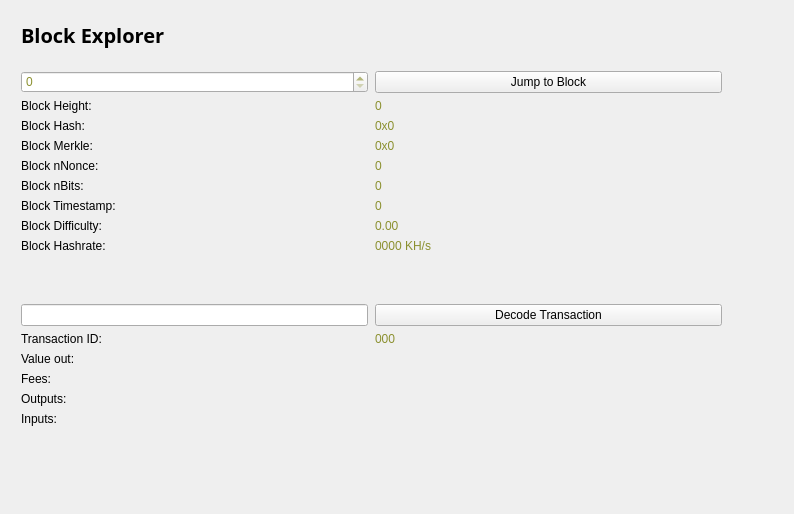
<?xml version="1.0" encoding="UTF-8"?>
<ui version="4.0">
 <class>BlockBrowser</class>
 <widget class="QWidget" name="BlockBrowser">
  <property name="windowModality">
   <enum>Qt::NonModal</enum>
  </property>
  <property name="enabled">
   <bool>true</bool>
  </property>
  <property name="geometry">
   <rect>
    <x>0</x>
    <y>0</y>
    <width>794</width>
    <height>514</height>
   </rect>
  </property>
  <property name="sizePolicy">
   <sizepolicy hsizetype="Expanding" vsizetype="Expanding">
    <horstretch>0</horstretch>
    <verstretch>0</verstretch>
   </sizepolicy>
  </property>
  <property name="minimumSize">
   <size>
    <width>0</width>
    <height>0</height>
   </size>
  </property>
  <property name="acceptDrops">
   <bool>false</bool>
  </property>
  <property name="windowTitle">
   <string>Form</string>
  </property>
  <property name="styleSheet">
   <string notr="true">color: transparent;</string>
  </property>
  <layout class="QGridLayout">
   <property name="sizeConstraint">
    <enum>QLayout::SetMaximumSize</enum>
   </property>
   <property name="leftMargin">
    <number>21</number>
   </property>
   <property name="topMargin">
    <number>21</number>
   </property>
   <property name="rightMargin">
    <number>10</number>
   </property>
   <item row="1" column="0">
    <widget class="QWidget" name="widget" native="true">
     <property name="styleSheet">
      <string notr="true">color: rgb(0, 0, 0);</string>
     </property>
     <widget class="QWidget" name="layoutWidget">
      <property name="geometry">
       <rect>
        <x>0</x>
        <y>0</y>
        <width>699</width>
        <height>27</height>
       </rect>
      </property>
      <layout class="QHBoxLayout" name="horizontalLayout_4">
       <property name="spacing">
        <number>7</number>
       </property>
       <item>
        <widget class="QLabel" name="label_5">
         <property name="font">
          <font>
           <family>Open Sans,sans-serif</family>
          </font>
         </property>
         <property name="styleSheet">
          <string notr="true">color: rgb(0, 0, 0);</string>
         </property>
         <property name="text">
          <string>&lt;html&gt;&lt;head/&gt;&lt;body&gt;&lt;p&gt;&lt;span style=&quot; font-size:20px; font-weight:600; color: rgb(0, 0, 0);&quot;&gt;Block Explorer &lt;/span&gt;&lt;/p&gt;&lt;/body&gt;&lt;/html&gt;</string>
         </property>
        </widget>
       </item>
       <item>
        <spacer name="horizontalSpacer_2">
         <property name="orientation">
          <enum>Qt::Horizontal</enum>
         </property>
         <property name="sizeHint" stdset="0">
          <size>
           <width>40</width>
           <height>20</height>
          </size>
         </property>
        </spacer>
       </item>
      </layout>
     </widget>
     <widget class="QWidget" name="layoutWidget_2">
      <property name="geometry">
       <rect>
        <x>0</x>
        <y>50</y>
        <width>701</width>
        <height>400</height>
       </rect>
      </property>
      <layout class="QGridLayout" name="gridLayout_3" rowstretch="0,0,0,0,0,0,0,0,0,0,0,0,0,0,0,0,0,0,0" columnstretch="0,0">
       <property name="sizeConstraint">
        <enum>QLayout::SetDefaultConstraint</enum>
       </property>
       <property name="horizontalSpacing">
        <number>7</number>
       </property>
       <item row="18" column="0">
        <spacer name="verticalSpacer">
         <property name="orientation">
          <enum>Qt::Vertical</enum>
         </property>
         <property name="sizeHint" stdset="0">
          <size>
           <width>20</width>
           <height>40</height>
          </size>
         </property>
        </spacer>
       </item>
       <item row="12" column="1">
        <widget class="QPushButton" name="txButton">
         <property name="styleSheet">
          <string notr="true">color: rgb(0, 0, 0);</string>
         </property>
         <property name="text">
          <string>Decode Transaction</string>
         </property>
        </widget>
       </item>
       <item row="17" column="0">
        <widget class="QLabel" name="inputLabel">
         <property name="styleSheet">
          <string notr="true">color: rgb(0, 0, 0);</string>
         </property>
         <property name="text">
          <string>Inputs:</string>
         </property>
         <property name="alignment">
          <set>Qt::AlignLeading|Qt::AlignLeft|Qt::AlignTop</set>
         </property>
        </widget>
       </item>
       <item row="10" column="1">
        <widget class="QLabel" name="pawBox">
         <property name="styleSheet">
          <string notr="true">color: rgb(139, 144, 47);</string>
         </property>
         <property name="text">
          <string>0000 KH/s</string>
         </property>
        </widget>
       </item>
       <item row="14" column="0">
        <widget class="QLabel" name="valueLabel">
         <property name="styleSheet">
          <string notr="true">color: rgb(0, 0, 0);</string>
         </property>
         <property name="text">
          <string>Value out:</string>
         </property>
        </widget>
       </item>
       <item row="13" column="0">
        <widget class="QLabel" name="txLabel">
         <property name="styleSheet">
          <string notr="true">color: rgb(0, 0, 0);</string>
         </property>
         <property name="text">
          <string>Transaction ID:</string>
         </property>
        </widget>
       </item>
       <item row="9" column="1">
        <widget class="QLabel" name="hardBox">
         <property name="styleSheet">
          <string notr="true">color: rgb(139, 144, 47);</string>
         </property>
         <property name="text">
          <string>0.00</string>
         </property>
        </widget>
       </item>
       <item row="13" column="1">
        <widget class="QLabel" name="txID">
         <property name="styleSheet">
          <string notr="true">color: rgb(139, 144, 47);</string>
         </property>
         <property name="text">
          <string>000</string>
         </property>
        </widget>
       </item>
       <item row="17" column="1">
        <widget class="QLabel" name="inputBox">
         <property name="styleSheet">
          <string notr="true">color: rgb(139, 144, 47);</string>
         </property>
         <property name="text">
          <string/>
         </property>
         <property name="alignment">
          <set>Qt::AlignLeading|Qt::AlignLeft|Qt::AlignTop</set>
         </property>
        </widget>
       </item>
       <item row="14" column="1">
        <widget class="QLabel" name="valueBox">
         <property name="styleSheet">
          <string notr="true">color: rgb(139, 144, 47);</string>
         </property>
         <property name="text">
          <string/>
         </property>
        </widget>
       </item>
       <item row="9" column="0">
        <widget class="QLabel" name="hardLabel">
         <property name="styleSheet">
          <string notr="true">color: rgb(0, 0, 0);</string>
         </property>
         <property name="text">
          <string>Block Difficulty:</string>
         </property>
        </widget>
       </item>
       <item row="1" column="0">
        <widget class="QSpinBox" name="heightBox">
         <property name="sizePolicy">
          <sizepolicy hsizetype="Preferred" vsizetype="Fixed">
           <horstretch>0</horstretch>
           <verstretch>0</verstretch>
          </sizepolicy>
         </property>
         <property name="styleSheet">
          <string notr="true">color: rgb(139, 144, 47);</string>
         </property>
         <property name="maximum">
          <number>99999999</number>
         </property>
        </widget>
       </item>
       <item row="3" column="0">
        <widget class="QLabel" name="heightLabel_2">
         <property name="styleSheet">
          <string notr="true">color: rgb(0, 0, 0);</string>
         </property>
         <property name="text">
          <string>Block Height:</string>
         </property>
        </widget>
       </item>
       <item row="8" column="1">
        <widget class="QLabel" name="timeBox">
         <property name="styleSheet">
          <string notr="true">color: rgb(139, 144, 47);</string>
         </property>
         <property name="text">
          <string>0</string>
         </property>
        </widget>
       </item>
       <item row="1" column="1">
        <widget class="QPushButton" name="blockButton">
         <property name="styleSheet">
          <string notr="true">color: rgb(0, 0, 0);</string>
         </property>
         <property name="text">
          <string>Jump to Block</string>
         </property>
        </widget>
       </item>
       <item row="5" column="0">
        <widget class="QLabel" name="merkleLabel">
         <property name="styleSheet">
          <string notr="true">color: rgb(0, 0, 0);</string>
         </property>
         <property name="text">
          <string>Block Merkle:</string>
         </property>
        </widget>
       </item>
       <item row="4" column="0">
        <widget class="QLabel" name="hashLabel">
         <property name="styleSheet">
          <string notr="true">color: rgb(0, 0, 0);</string>
         </property>
         <property name="text">
          <string>Block Hash:</string>
         </property>
        </widget>
       </item>
       <item row="15" column="1">
        <widget class="QLabel" name="feesBox">
         <property name="styleSheet">
          <string notr="true">color: rgb(139, 144, 47);</string>
         </property>
         <property name="text">
          <string/>
         </property>
        </widget>
       </item>
       <item row="10" column="0">
        <widget class="QLabel" name="pawLabel">
         <property name="styleSheet">
          <string notr="true">color: rgb(0, 0, 0);</string>
         </property>
         <property name="text">
          <string>Block Hashrate:</string>
         </property>
        </widget>
       </item>
       <item row="3" column="1">
        <widget class="QLabel" name="heightLabel">
         <property name="styleSheet">
          <string notr="true">color: rgb(139, 144, 47);</string>
         </property>
         <property name="text">
          <string>0</string>
         </property>
        </widget>
       </item>
       <item row="15" column="0">
        <widget class="QLabel" name="feesLabel">
         <property name="styleSheet">
          <string notr="true">color: rgb(0, 0, 0);</string>
         </property>
         <property name="text">
          <string>Fees:</string>
         </property>
        </widget>
       </item>
       <item row="7" column="0">
        <widget class="QLabel" name="bitsLabel">
         <property name="styleSheet">
          <string notr="true">color: rgb(0, 0, 0);</string>
         </property>
         <property name="text">
          <string>Block nBits:</string>
         </property>
        </widget>
       </item>
       <item row="7" column="1">
        <widget class="QLabel" name="bitsBox">
         <property name="styleSheet">
          <string notr="true">color: rgb(139, 144, 47);</string>
         </property>
         <property name="text">
          <string>0</string>
         </property>
        </widget>
       </item>
       <item row="5" column="1">
        <widget class="QLabel" name="merkleBox">
         <property name="minimumSize">
          <size>
           <width>187</width>
           <height>0</height>
          </size>
         </property>
         <property name="styleSheet">
          <string notr="true">color: rgb(139, 144, 47);</string>
         </property>
         <property name="text">
          <string>0x0</string>
         </property>
        </widget>
       </item>
       <item row="16" column="0">
        <widget class="QLabel" name="outputLabel">
         <property name="styleSheet">
          <string notr="true">color: rgb(0, 0, 0);</string>
         </property>
         <property name="text">
          <string>Outputs:</string>
         </property>
         <property name="alignment">
          <set>Qt::AlignLeading|Qt::AlignLeft|Qt::AlignTop</set>
         </property>
        </widget>
       </item>
       <item row="16" column="1">
        <widget class="QLabel" name="outputBox">
         <property name="styleSheet">
          <string notr="true">color: rgb(139, 144, 47);</string>
         </property>
         <property name="text">
          <string/>
         </property>
         <property name="alignment">
          <set>Qt::AlignLeading|Qt::AlignLeft|Qt::AlignTop</set>
         </property>
        </widget>
       </item>
       <item row="6" column="0">
        <widget class="QLabel" name="nonceLabel">
         <property name="styleSheet">
          <string notr="true">color: rgb(0, 0, 0);</string>
         </property>
         <property name="text">
          <string>Block nNonce:</string>
         </property>
        </widget>
       </item>
       <item row="6" column="1">
        <widget class="QLabel" name="nonceBox">
         <property name="styleSheet">
          <string notr="true">color: rgb(139, 144, 47);</string>
         </property>
         <property name="text">
          <string>0</string>
         </property>
        </widget>
       </item>
       <item row="8" column="0">
        <widget class="QLabel" name="timeLabel">
         <property name="styleSheet">
          <string notr="true">color: rgb(0, 0, 0);</string>
         </property>
         <property name="text">
          <string>Block Timestamp:</string>
         </property>
        </widget>
       </item>
       <item row="4" column="1">
        <widget class="QLabel" name="hashBox">
         <property name="enabled">
          <bool>true</bool>
         </property>
         <property name="sizePolicy">
          <sizepolicy hsizetype="Preferred" vsizetype="Preferred">
           <horstretch>0</horstretch>
           <verstretch>0</verstretch>
          </sizepolicy>
         </property>
         <property name="minimumSize">
          <size>
           <width>0</width>
           <height>0</height>
          </size>
         </property>
         <property name="styleSheet">
          <string notr="true">color: rgb(139, 144, 47);</string>
         </property>
         <property name="text">
          <string>0x0</string>
         </property>
        </widget>
       </item>
       <item row="12" column="0">
        <widget class="QLineEdit" name="txBox">
         <property name="sizePolicy">
          <sizepolicy hsizetype="Preferred" vsizetype="Fixed">
           <horstretch>0</horstretch>
           <verstretch>0</verstretch>
          </sizepolicy>
         </property>
         <property name="styleSheet">
          <string notr="true">color: rgb(139, 144, 47);</string>
         </property>
         <property name="inputMask">
          <string comment="Transaction id" extracomment="Transaction id"/>
         </property>
         <property name="placeholderText">
          <string comment="Transaction ID" extracomment="Transaction ID"/>
         </property>
        </widget>
       </item>
       <item row="11" column="0">
        <spacer name="verticalSpacer_2">
         <property name="orientation">
          <enum>Qt::Vertical</enum>
         </property>
         <property name="sizeHint" stdset="0">
          <size>
           <width>20</width>
           <height>40</height>
          </size>
         </property>
        </spacer>
       </item>
      </layout>
     </widget>
    </widget>
   </item>
  </layout>
 </widget>
 <resources/>
 <connections/>
</ui>
